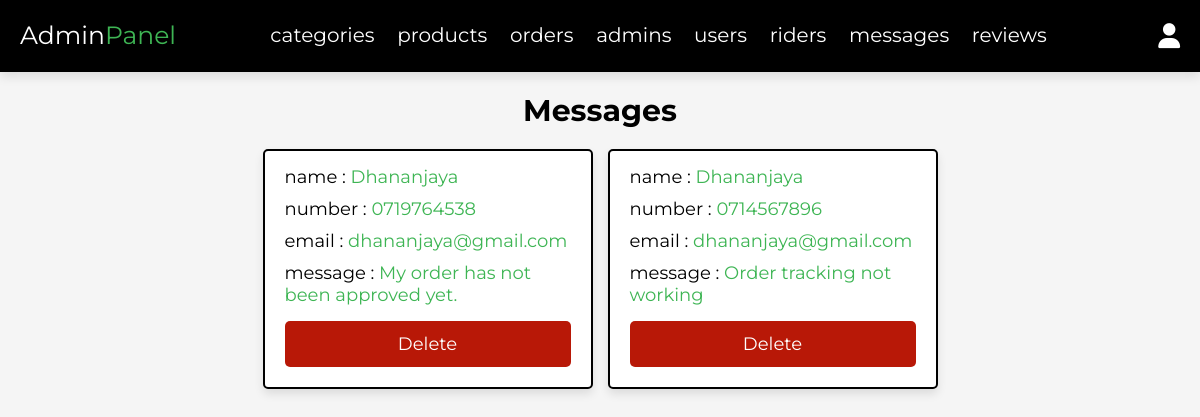
/Neluma/admin/messages.php (signed in), run on the app's committed database.
### tables this page shows
CREATE TABLE IF NOT EXISTS `messages` (
  `id` int NOT NULL AUTO_INCREMENT,
  `name` varchar(100) NOT NULL,
  `email` varchar(100) NOT NULL,
  `number` varchar(10) NOT NULL,
  `message` varchar(1000) NOT NULL,
  PRIMARY KEY (`id`)
);

### Neluma/admin/messages.php (the view, shortened to what this page needs)
<?php
include '../components/connect.php';
?>
<!DOCTYPE html>
<html lang="en">
<head>
   <link rel="stylesheet" href="https://cdnjs.cloudflare.com/ajax/libs/font-awesome/6.1.1/css/all.min.css">
   <link rel="stylesheet" href="../css/admin_style.css">
</head>
<body>
<?php include '../components/admin_header.php' ?>
<section class="messages">
   <h1 class="heading">messages</h1>
   <div class="box-container">
   <?php
      $select_messages = $conn->prepare("SELECT * FROM `messages`");
      $select_messages->execute();
      if($select_messages->rowCount() > 0){
         while($fetch_messages = $select_messages->fetch(PDO::FETCH_ASSOC)){
   ?>
   <div class="box">
      <p> name : <span><?= $fetch_messages['name']; ?></span> </p>
      <p> number : <span><?= $fetch_messages['number']; ?></span> </p>
      <p> email : <span><?= $fetch_messages['email']; ?></span> </p>
      <p> message : <span><?= $fetch_messages['message']; ?></span> </p>
      <a href="messages.php?delete=<?= $fetch_messages['id']; ?>" class="delete-btn" onclick="return confirm('delete this message?');">delete</a>
   </div>
   <?php
         }
      }else{
         echo '<p class="empty">you have no messages</p>';
      }
   ?>
   </div>
</section>
</body>
</html>

### Neluma/css/admin_style.css (style rules this page uses)
:root { --main-color:#3EB554; --red:#b81807; --orange:#f39c12; --black:#000000; --white:#fff; --light-bg:#f5f5f5; --light-color:#999; --border:.2rem solid var(--black); --box-shadow:0 .5rem 1rem rgba(0,0,0,.1); }
* { font-family: 'Montserrat', sans-serif; margin:0; padding:0; box-sizing: border-box; text-decoration: none; outline: none; border:none; }
html { font-size: 62.5%; overflow-x: hidden; }
body { background-color: var(--light-bg); }
section { max-width: 1200px; margin:0 auto; padding:2rem; }
.btn, .delete-btn, .option-btn { display: block; margin-top: 1rem; border-radius: .5rem; cursor: pointer; width: 100%; font-size: 1.8rem; color:var(--white); padding:1.2rem 3rem; text-transform: capitalize; text-align: center; }
.delete-btn { background-color: var(--red); }
.heading { text-align: center; margin-bottom: 2rem; text-transform: capitalize; color:var(--black); font-size: 3rem; }
.messages .box-container { display: grid; grid-template-columns: repeat(auto-fit, 33rem); gap:1.5rem; justify-content: center; align-items: flex-start; }
.messages .box-container .box { background-color: var(--white); border-radius: .5rem; box-shadow: var(--box-shadow); border:var(--border); padding:2rem; padding-top: 1rem; }
.messages .box-container .box p { padding: .5rem 0; font-size: 1.8rem; color:var(--black); }
.messages .box-container .box p span { color:var(--main-color); }

### data on the page
messages: name "Dhananjaya", number "0719764538", email "dhananjaya@gmail.com", message "My order has not been approved yet."
messages: name "Dhananjaya", number "0714567896", email "dhananjaya@gmail.com", message "Order tracking not working"
